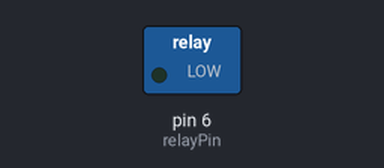
The sketch below on a simulated Arduino Uno, built with avr-gcc and run on an emulated ATmega328P. Parts: switched loads named in the sketch (green lamp = pin HIGH). Dashed ring = blinking.

Above: at 0.2 s.
Timing chart, 0 to 3.0 s (numbered marks = the images above):
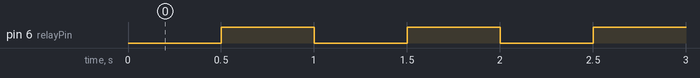

The sketch:

Relay_Module_with_Arduino.ino
```cpp
int relayPin=6;

void setup() {
  // put your setup code here, to run once:
  pinMode(relayPin,OUTPUT);
  Serial.begin(9600);
}

void loop() {
  // put your main code here, to run repeatedly:
  digitalWrite(relayPin,LOW);
  delay(500);
  //delay(2000);
  digitalWrite(relayPin,HIGH);
  //delay(2000);
  delay(500);

}
```

Measured:
- by itself, pin 6 (relayPin): alternates HIGH for 0.50 s and LOW for 0.50 s
